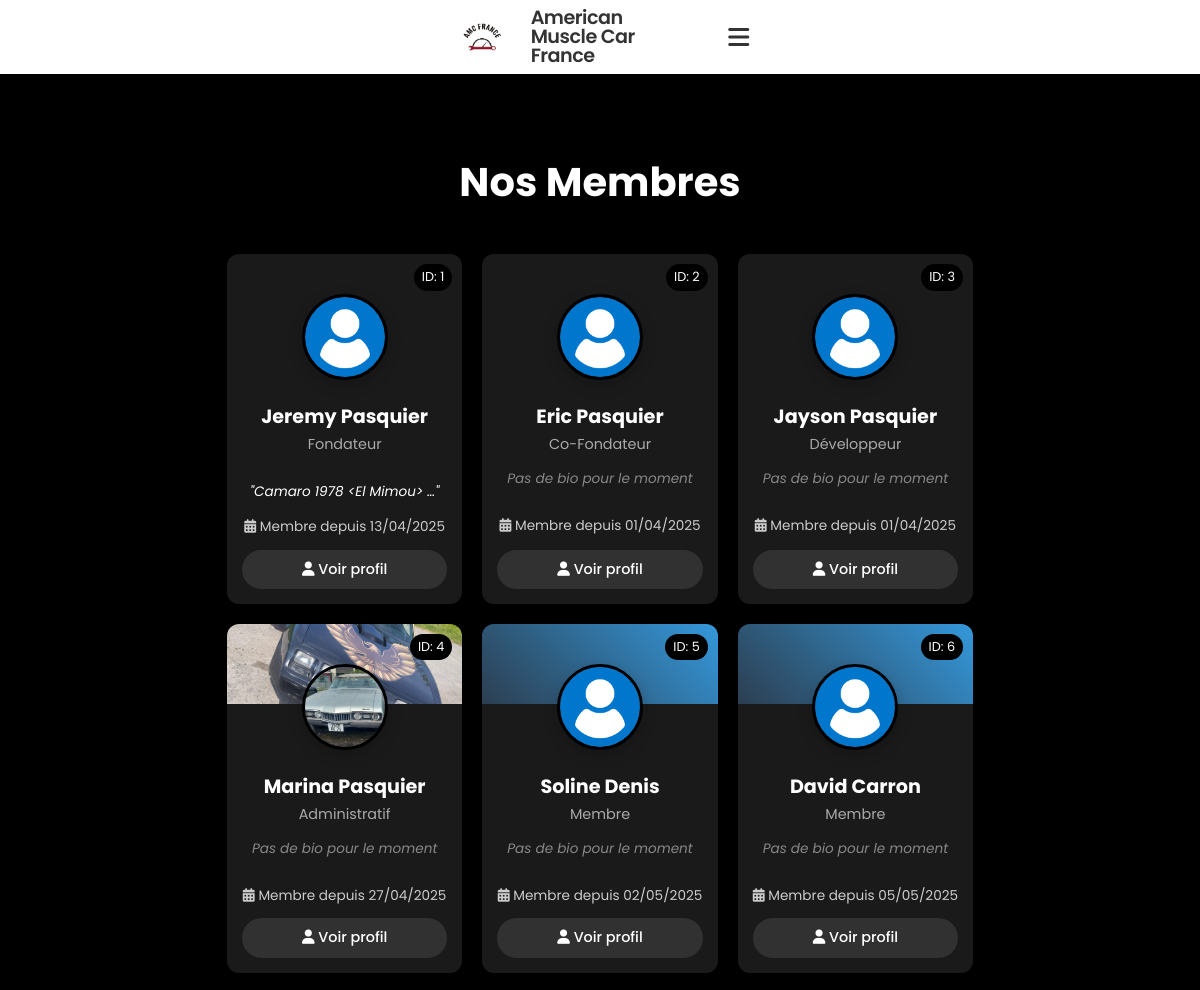
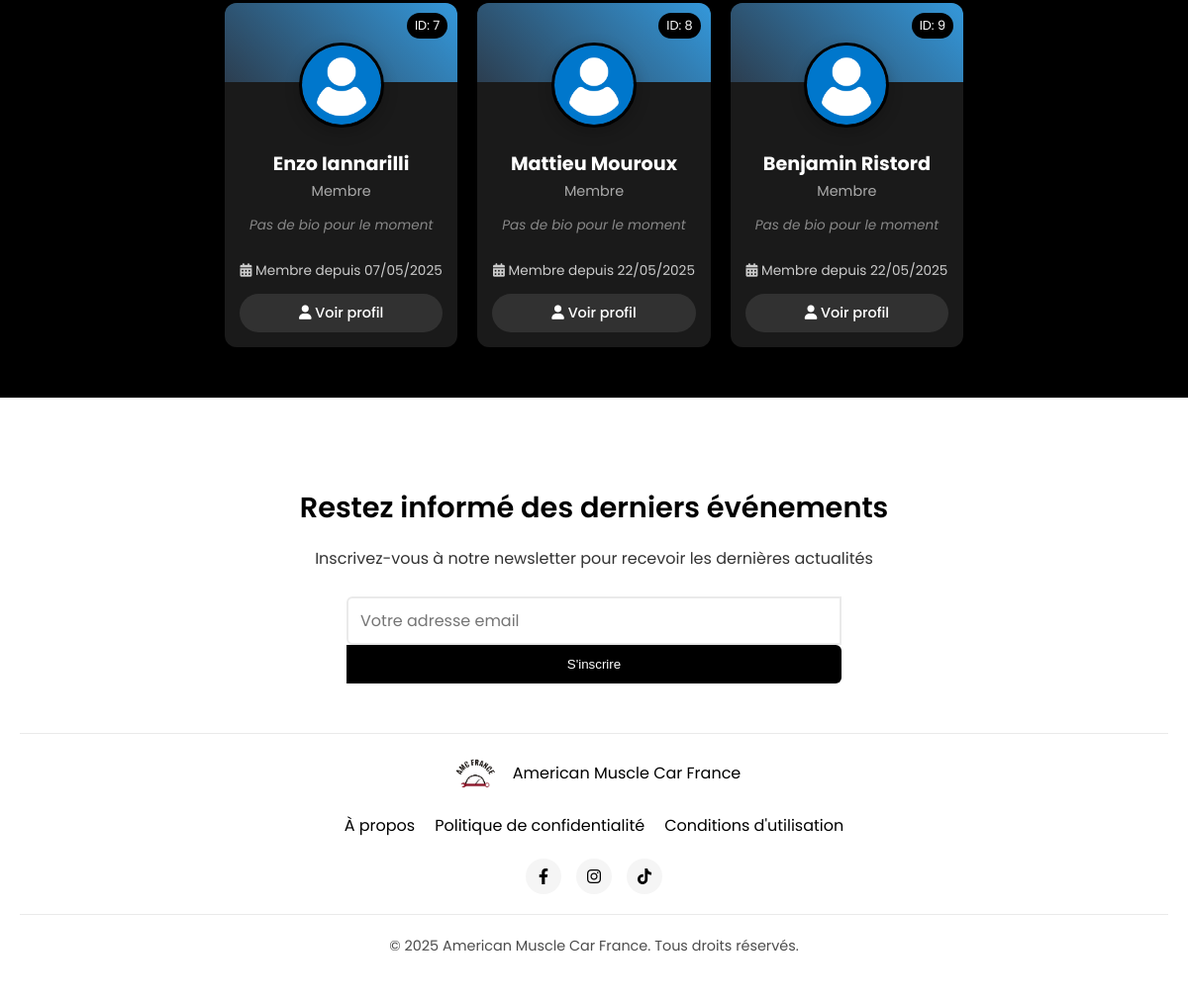
/accounts/members/, run on the app's committed database (2 pictures, top to bottom).
### core/models.py (models this page shows, shortened)
class ClubInfo(models.Model):
    name = models.CharField(max_length=100, default="Club de Voitures Américaines", verbose_name="Nom")
    description = models.TextField(verbose_name="Description")
    founder_info = models.TextField(blank=True, null=True, verbose_name="Informations sur le fondateur")
    cofounder_info = models.TextField(blank=True, null=True, verbose_name="Informations sur le co-fondateur")
    email = models.EmailField(blank=True, null=True, verbose_name="Email")
    phone = models.CharField(max_length=20, blank=True, null=True, verbose_name="Téléphone")
    instagram = models.CharField(max_length=100, blank=True, null=True)
    facebook = models.CharField(max_length=100, blank=True, null=True)
    twitter = models.CharField(max_length=100, blank=True, null=True)
    class Meta:
        verbose_name = "Information du Club"
        verbose_name_plural = "Informations du Club"

### accounts/models.py (models this page shows, shortened)
class UserProfile(models.Model):
    ROLE_CHOICES = (
        ('founder', 'Fondateur'),
        ('co-founder', 'Co-Fondateur'),
        ('member', 'Membre'),
        ('developer', 'Développeur'),
        ('admin', 'Administratif')
    )
    user = models.OneToOneField(User, on_delete=models.CASCADE, related_name='profile')
    profile_image = models.ImageField(
        upload_to=get_file_path,  # Use our custom function
        default='default.png',
        blank=True
    )
    member_id = models.PositiveIntegerField(unique=True)
    role = models.CharField(max_length=20, choices=ROLE_CHOICES, default='member')
    is_approved = models.BooleanField(default=False)
    date_created = models.DateTimeField(auto_now_add=True)
    last_login = models.DateTimeField(blank=True, null=True)
    instagram = models.CharField(max_length=100, blank=True, null=True)
    facebook = models.CharField(max_length=100, blank=True, null=True)
    twitter = models.CharField(max_length=100, blank=True, null=True)
    bio = models.TextField(blank=True, null=True, verbose_name="Biographie")
    banner_image = models.ImageField(
        upload_to=get_file_path,  # Use our custom function
        blank=True,
        null=True
    )
    banner_color = models.CharField(max_length=20, blank=True, null=True, default="#2c3e50", verbose_name="Couleur de bannière")
    banner_approved = models.BooleanField(default=False, verbose_name="Bannière approuvée")
    def get_banner_style(self):
        if self.banner_approved and self.banner_image:
            return f"background-image: url('{self.banner_image.url}'); background-size: cover; background-position: center;"
        elif self.banner_approved and self.banner_color:
            return f"background-color: {self.banner_color};"
        else:
            return "background: linear-gradient(45deg, #2c3e50, #3498db);" # Style par défaut

### accounts/views.py (the view)
# urls.py: path('members/', views.members_list, name='members_list'),
def members_list(request):
    members = UserProfile.objects.filter(is_approved=True).order_by('member_id')
    debug = False
    if debug:
        print(f"Total members found: {members.count()}")
        for member in members:
            print(f"Member ID: {member.member_id}, Username: {member.user.username}, Approved: {member.is_approved}")
    return render(request, 'accounts/members_list.html', {
        'members': members,
        'debug': debug
    })

### core/context_processors.py (called while the page is built)
def club_info(request):
    try:
        info = ClubInfo.objects.first()
    except:
        info = None
    return {'global_club_info': info}

### templates/accounts/members_list.html (shortened to what this page needs)
{% extends 'base/base.html' %}
{% block content %}
<div class="members-page" style="max-width: 1400px; margin: 50px auto; padding: 0 20px;">
    <h1 style="text-align: center; margin-bottom: 40px; font-size: 2.5rem;">Nos Membres</h1>
    <div class="members-grid">
        {% if members %}
            {% for member in members %}
                <div class="member-card-container">
                    <a href="{% url 'user_profile' member.user.username %}" class="member-card-link">
                        <div class="member-card">
                            <div class="member-header">
                                <div class="member-cover" style="{{ member.get_banner_style }}"></div>
                                <div class="member-image">
                                    <img src="{{ member.profile_image.url }}"
                                         alt="{{ member.user.get_full_name }}"
                                         onerror="this.onerror=null; this.src='/static/img/default-avatar.png';">
                                </div>
                                <div class="member-id-badge">
                                    ID: {{ member.member_id }}
                                </div>
                            </div>
                            <div class="member-info">
                                <h2>{{ member.user.get_full_name }}</h2>
                                <p class="member-role">{{ member.get_role_display }}</p>
                                {% if member.bio %}
                                    <p class="member-bio">"{{ member.bio|truncatechars:100 }}"</p>
                                {% endif %}
                                <div class="member-since">
                                    <i class="fas fa-calendar-alt"></i> Membre depuis {{ member.date_created|date:"d/m/Y" }}
                                </div>
                                <div class="view-profile-btn">
                                    <i class="fas fa-user"></i> Voir profil
                                </div>
                            </div>
                        </div>
                    </a>
                </div>
            {% endfor %}
        {% else %}
            <div class="no-members-message">
                <i class="fas fa-users"></i>
                <h3>Aucun membre approuvé pour le moment</h3>
                <p>Les membres approuvés apparaîtront ici.</p>
            </div>
        {% endif %}
    </div>
</div>
{% endblock %}

### templates/base/base.html (shortened to what this page needs)
<!DOCTYPE html>
<html lang="fr">
<head>
    <link href="https://cdnjs.cloudflare.com/ajax/libs/font-awesome/6.0.0/css/all.min.css" rel="stylesheet">
    <link href="/static/css/style.css" rel="stylesheet">
</head>
<body>
    <nav>
        <div class="nav-left">
            <a href="{% url 'home' %}">
                <img src="/static/img/logo.png" alt="logo">
            </a>
            <span class="nav-title">{% if global_club_info %}{{ global_club_info.name }}{% else %}Club de Voitures Américaines{% endif %}</span>
        </div>
        <div class="nav-right">
            <button id="mobile-menu-toggle" aria-label="Toggle menu">
                <i class="fas fa-bars"></i>
            </button>
        </div>
    </nav>
    {% block content %}{% endblock %}
    <footer>
        <div class="footer-container">
            <div class="newsletter">
                <h3>Restez informé des derniers événements</h3>
                <p>Inscrivez-vous à notre newsletter pour recevoir les dernières actualités</p>
                <form class="newsletter-form" method="post" action="{% url 'newsletter_signup' %}">
                    <input type="email" name="email" placeholder="Votre adresse email" required>
                    <button type="submit">S'inscrire</button>
                </form>
            </div>
            <div class="footer-info">
                <div class="footer-logo">
                    <img src="/static/img/logo.png" alt="logo" class="footer-logo-img">
                    <span>{% if global_club_info %}{{ global_club_info.name }}{% else %}Club de Voitures Américaines{% endif %}</span>
                </div>
                <div class="footer-links">
                    <a href="{% url 'about' %}">À propos</a>
                    <a href="#">Politique de confidentialité</a>
                    <a href="#">Conditions d'utilisation</a>
                </div>
                <div class="social-links">
                    <a href="#" aria-label="Facebook"><i class="fab fa-facebook-f"></i></a>
                    <a href="#" aria-label="Instagram"><i class="fab fa-instagram"></i></a>
                    <a href="#" aria-label="TikTok"><i class="fab fa-tiktok"></i></a>
                </div>
            </div>
            <div class="copyright">
                <p>&copy; {% now "Y" %} {% if global_club_info %}{{ global_club_info.name }}{% else %}Club de Voitures Américaines{% endif %}. Tous droits réservés.</p>
            </div>
        </div>
    </footer>
</body>
</html>

### static/css/style.css (style rules this page uses)
:root { --main-dark: #0e0f10; --secondary-dark: #1a1c1e; --accent: #ff3838; --text-light: #f8f9fa; --text-secondary: #adb5bd; --event-date-bg: #ff3838; }
html, body { height: 100%; }
html { font-size: 16px; }
body { margin: 0; padding: 0; background-color: black; color: white; font-family: 'Poppins', sans-serif; display: flex; flex-direction: column; min-height: 100vh; line-height: 1.6; }
nav { display: flex; justify-content: center; align-items: center; padding: 15px 30px; background-color: white; box-shadow: 0 2px 10px rgba(0, 0, 0, 0.1); position: sticky; top: 0; z-index: 100; }
.nav-left { display: flex; align-items: center; gap: 15px; }
.nav-left img { height: 75px; width: auto; object-fit: contain; display: block; }
.nav-title { font-weight: 600; font-size: 1.4em; color: #333; letter-spacing: -0.5px; display: flex; align-items: center; line-height: 1; }
.nav-right { display: flex; }
nav a { text-decoration: none; color: #333; font-weight: 500; font-size: 1.05rem; padding: 8px 12px; border-radius: 4px; position: relative; transition: all 0.2s ease; }
nav a::after { content: ''; position: absolute; width: 0; height: 2px; bottom: 0; left: 50%; background-color: #333; transition: all 0.3s ease; }
footer { background-color: white; color: black; padding: 60px 0 30px; width: 100%; margin-top: auto; position: relative; z-index: 5; }
.footer-container { max-width: 1300px; margin: 0 auto; padding: 0 20px; }
.newsletter { text-align: center; max-width: 600px; margin: 0 auto 50px; }
.newsletter h3 { font-size: 1.8rem; font-weight: 600; margin-bottom: 15px; }
.newsletter p { font-size: 1rem; margin-bottom: 25px; opacity: 0.8; }
.newsletter-form { display: flex; flex-direction: column; max-width: 500px; margin: 0 auto; }
.newsletter-form input { flex: 1; padding: 12px 15px; border: 2px solid #eaeaea; border-radius: 6px 0 0 6px; font-size: 1rem; font-family: inherit; transition: border-color 0.3s ease; }
.newsletter-form button { background-color: black; color: white; border: none; padding: 12px 25px; border-radius: 0 6px 6px 0; font-weight: 500; cursor: pointer; transition: background-color 0.3s ease; }
.footer-info { display: flex; justify-content: space-between; align-items: center; flex-wrap: wrap; padding: 20px 0; border-top: 1px solid #eaeaea; border-bottom: 1px solid #eaeaea; margin-bottom: 20px; }
.footer-logo { display: flex; align-items: center; gap: 10px; }
.footer-logo-img { height: 40px; width: auto; }
.footer-links { display: flex; flex-direction: row; align-items: center; gap: 20px; }
.footer-links a { color: black; text-decoration: none; transition: color 0.3s ease; }
.social-links { display: flex; gap: 15px; }
.social-links a { display: inline-flex; align-items: center; justify-content: center; width: 36px; height: 36px; border-radius: 50%; background-color: #f5f5f5; color: black; text-decoration: none; transition: background-color 0.3s ease, transform 0.3s ease; }
.copyright { text-align: center; font-size: 0.9rem; opacity: 0.7; }
@media (max-width: 1400px) { .footer-info { flex-direction: column; gap: 20px; } }
input, select, textarea { font-size: 16px !important; padding: 10px 12px !important; }

### templates/base/base.html (style rules this page uses)
body.page-transition { animation: fadeIn 0.5s ease-in-out; }
nav { display: flex; justify-content: center; align-items: center; padding: 15px 30px; background-color: white; box-shadow: 0 2px 10px rgba(0, 0, 0, 0.1); position: sticky; top: 0; z-index: 100; flex-wrap: nowrap; }
.nav-left { display: flex; align-items: center; gap: 15px; flex-shrink: 0; margin-right: 20px; }
.nav-right { display: flex; align-items: center; gap: 10px; flex-shrink: 0; }
#mobile-menu-toggle { display: flex; align-items: center; justify-content: center; background: none; border: none; color: #333; font-size: 1.5rem; cursor: pointer; margin-left: 10px; padding: 5px; transition: transform 0.3s ease; width: 36px; height: 36px; border-radius: 50%; }
@media (max-width: 1400px) { nav { flex-wrap: wrap; padding: 8px 15px; } }
@media (max-width: 1400px) { .nav-left { gap: 10px; } }
@media (max-width: 1400px) { .nav-left img { height: 38px; } }
@media (max-width: 1400px) { .nav-title { font-size: 1.2em; max-width: 160px; overflow: hidden; text-overflow: ellipsis; } }

### data on the page
ClubInfo: name "American Muscle Car France"
UserProfile: member_id "1", user.get_full_name "Jeremy Pasquier", role "Fondateur", bio "Camaro 1978 <El Mimou> …", date_created "13/04/2025"
UserProfile: member_id "2", user.get_full_name "Eric Pasquier", role "Co-Fondateur", date_created "01/04/2025"
UserProfile: member_id "3", user.get_full_name "Jayson Pasquier", role "Développeur", date_created "01/04/2025"
UserProfile: get_banner_style (picture), profile_image (picture), member_id "4", user.get_full_name "Marina Pasquier", role "Administratif", date_created "27/04/2025"
UserProfile: banner_approved False (drawn), profile_image (placeholder picture), member_id "5", user.get_full_name "Soline Denis", role "Membre", date_created "02/05/2025"
UserProfile: banner_approved False (drawn), profile_image (placeholder picture), member_id "6", user.get_full_name "David Carron", role "Membre", date_created "05/05/2025"
UserProfile: banner_approved False (drawn), profile_image (placeholder picture), member_id "7", user.get_full_name "Enzo Iannarilli", role "Membre", date_created "07/05/2025"
UserProfile: banner_approved False (drawn), profile_image (placeholder picture), member_id "8", user.get_full_name "Mattieu Mouroux", role "Membre", date_created "22/05/2025"
UserProfile: banner_approved False (drawn), profile_image (placeholder picture), member_id "9", user.get_full_name "Benjamin Ristord", role "Membre", date_created "22/05/2025"
